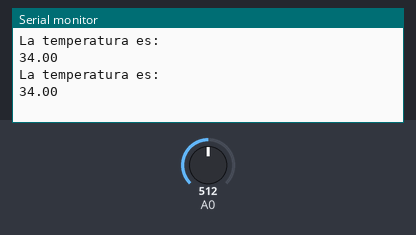
Simulated run of this sketch. Board: Arduino Uno, built with avr-gcc and run on an emulated ATmega328P. Shown: the last lines printed to the serial monitor. The test bench sets the inputs (shaded band); at power-on: A0 = 512.

Above: at 1.8 s.
1.9 s: A0 set to 716
At 2.7 s:
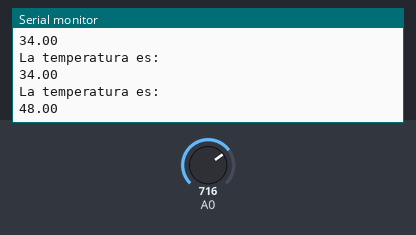
3.4 s: A0 set to 900
At 4.8 s:
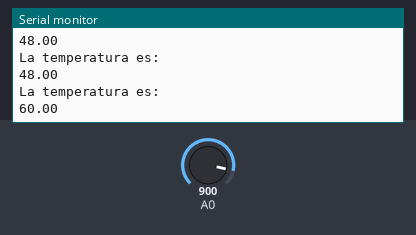
Timing chart, 0 to 6.4 s (numbered marks = the images above; inputs shaded):
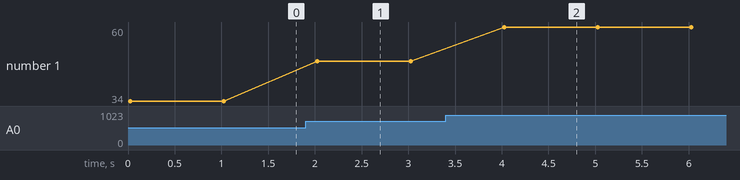

Measured:
- after the input at 1.9 s, the serial monitor: prints a new line after 0.12 s (image 1)
- after the input at 3.4 s, the serial monitor: prints a new line after 0.63 s (image 2)
- plotted number 1: 34 → 48 after the input at 1.9 s, 48 → 60 after the input at 3.4 s

The sketch:

sensor_temperatura.ino
```cpp
int port1=0;
float temp;
void setup()
  {
  pinMode (A0, INPUT);
  Serial.begin(9600);
  }

void loop() {
  temp = analogRead(A0);
  temp = map(temp,0,1023,0,69);
  Serial.println("La temperatura es: ");
  Serial.println(temp);
  delay(1000);

}
```
